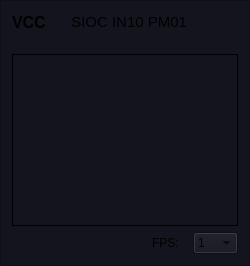
     <widget class="QFrame" name="frame_cameras_2">
      <property name="geometry">
       <rect>
        <x>285</x>
        <y>350</y>
        <width>250</width>
        <height>266</height>
       </rect>
      </property>
      <property name="styleSheet">
       <string notr="true">background-color: rgb(20,20,30);</string>
      </property>
      <property name="frameShape">
       <enum>QFrame::StyledPanel</enum>
      </property>
      <property name="frameShadow">
       <enum>QFrame::Raised</enum>
      </property>
      <layout class="QGridLayout" name="gridLayout_2">
       <item row="0" column="3" colspan="3">
        <widget class="QLabel" name="label_39">
         <property name="maximumSize">
          <size>
           <width>16777215</width>
           <height>25</height>
          </size>
         </property>
         <property name="font">
          <font>
           <pointsize>11</pointsize>
          </font>
         </property>
         <property name="text">
          <string>SIOC IN10 PM01</string>
         </property>
         <property name="alignment">
          <set>Qt::AlignRight|Qt::AlignTrailing|Qt::AlignVCenter</set>
         </property>
        </widget>
       </item>
       <item row="0" column="6">
        <widget class="PyDMDrawingCircle" name="hb_indicator_4">
         <property name="minimumSize">
          <size>
           <width>15</width>
           <height>15</height>
          </size>
         </property>
         <property name="maximumSize">
          <size>
           <width>20</width>
           <height>20</height>
          </size>
         </property>
         <property name="font">
          <font>
           <pointsize>12</pointsize>
          </font>
         </property>
         <property name="toolTip">
          <string/>
         </property>
         <property name="alarmSensitiveContent" stdset="0">
          <bool>true</bool>
         </property>
         <property name="channel" stdset="0">
          <string>SIOC:IN10:PM01:HEARTBEATSUM</string>
         </property>
         <property name="brush" stdset="0">
          <brush brushstyle="SolidPattern">
           <color alpha="255">
            <red>0</red>
            <green>255</green>
            <blue>0</blue>
           </color>
          </brush>
         </property>
        </widget>
       </item>
       <item row="0" column="0">
        <widget class="QLabel" name="label_38">
         <property name="maximumSize">
          <size>
           <width>16777215</width>
           <height>30</height>
          </size>
         </property>
         <property name="font">
          <font>
           <pointsize>12</pointsize>
           <weight>75</weight>
           <bold>true</bold>
          </font>
         </property>
         <property name="text">
          <string>VCC</string>
         </property>
         <property name="alignment">
          <set>Qt::AlignLeading|Qt::AlignLeft|Qt::AlignVCenter</set>
         </property>
        </widget>
       </item>
       <item row="2" column="0" colspan="7">
        <widget class="QFrame" name="frame_vcc">
         <property name="frameShape">
          <enum>QFrame::Box</enum>
         </property>
         <property name="frameShadow">
          <enum>QFrame::Plain</enum>
         </property>
        </widget>
       </item>
       <item row="3" column="5">
        <widget class="QLabel" name="label_3">
         <property name="text">
          <string>FPS:</string>
         </property>
        </widget>
       </item>
       <item row="1" column="0" colspan="7">
        <widget class="PyDMDrawingLine" name="PyDMDrawingLine_2">
         <property name="minimumSize">
          <size>
           <width>0</width>
           <height>10</height>
          </size>
         </property>
         <property name="maximumSize">
          <size>
           <width>16777215</width>
           <height>10</height>
          </size>
         </property>
         <property name="font">
          <font>
           <pointsize>12</pointsize>
          </font>
         </property>
         <property name="toolTip">
          <string/>
         </property>
         <property name="brush" stdset="0">
          <brush brushstyle="SolidPattern">
           <color alpha="255">
            <red>200</red>
            <green>200</green>
            <blue>200</blue>
           </color>
          </brush>
         </property>
         <property name="penColor" stdset="0">
          <color>
           <red>80</red>
           <green>80</green>
           <blue>80</blue>
          </color>
         </property>
         <property name="penWidth" stdset="0">
          <double>1.000000000000000</double>
         </property>
        </widget>
       </item>
       <item row="3" column="6">
        <widget class="QComboBox" name="fps_VCC">
         <property name="minimumSize">
          <size>
           <width>45</width>
           <height>0</height>
          </size>
         </property>
         <property name="maximumSize">
          <size>
           <width>45</width>
           <height>16777215</height>
          </size>
         </property>
         <item>
          <property name="text">
           <string>1</string>
          </property>
         </item>
         <item>
          <property name="text">
           <string>2</string>
          </property>
         </item>
         <item>
          <property name="text">
           <string>5</string>
          </property>
         </item>
         <item>
          <property name="text">
           <string>10</string>
          </property>
         </item>
        </widget>
       </item>
      </layout>
     </widget>
